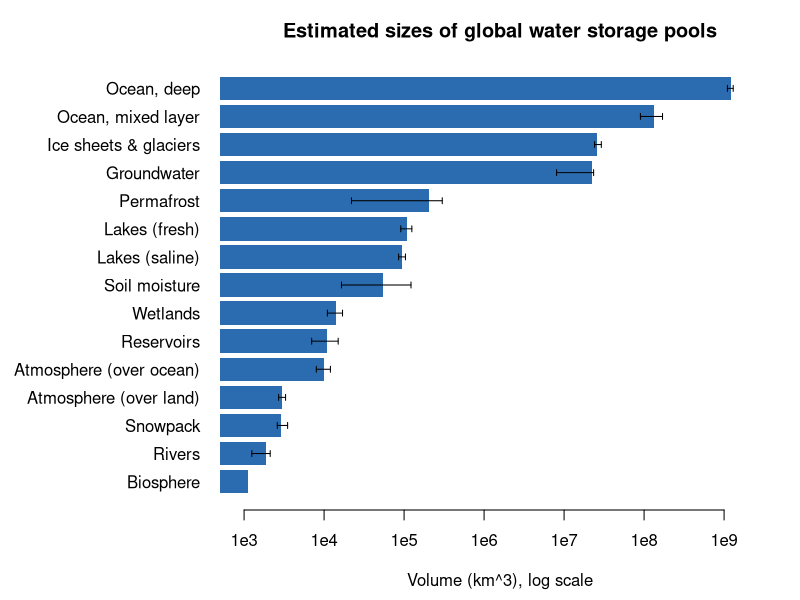

Source code (R):
# Chapter 1 - Volumes of Earth's water storage pools (Table 1.1 as a log-scale bar chart)
# Data: Table 1.1 of the Chapter 1 draft (volume and range of reported values, km^3)
pools <- data.frame(
  name = c("Ocean, deep","Ocean, mixed layer","Ice sheets & glaciers","Groundwater","Permafrost",
           "Lakes (fresh)","Lakes (saline)","Soil moisture","Wetlands","Reservoirs",
           "Atmosphere (over ocean)","Atmosphere (over land)","Snowpack","Rivers","Biosphere"),
  vol  = c(1206e6,134e6,25.8e6,22.6e6,207e3,108e3,94.7e3,54.1e3,14.1e3,10.8e3,10e3,3e3,2.9e3,1.9e3,1.12e3),
  lo   = c(1100e6,90e6,24.064e6,8.06e6,22e3,91e3,85.4e3,16.5e3,11e3,7e3,8e3,2.7e3,2.6e3,1.25e3,NA),
  hi   = c(1300e6,170e6,29.2e6,23.4e6,300e3,125e3,104e3,122e3,17e3,15e3,12e3,3.3e3,3.5e3,2.12e3,NA)
)  # saline-lake low value: draft table reads "85,4000"; assumed 85,400
n <- nrow(pools)
png("figure_r.png", width = 1200, height = 900, res = 150)
par(mar = c(4.5, 11, 3, 1))
y <- barplot(rev(pools$vol), horiz = TRUE, log = "x", col = "#2b6cb0", border = NA,
             xlim = c(500, 5e9), names.arg = rev(pools$name), las = 1, xaxt = "n",
             xlab = "Volume (km^3), log scale", main = "Estimated sizes of global water storage pools")
axis(1, at = 10^(3:9), labels = c("1e3","1e4","1e5","1e6","1e7","1e8","1e9"))
ok <- !is.na(pools$lo)
arrows(rev(pools$lo)[rev(ok)], y[rev(ok)], rev(pools$hi)[rev(ok)], y[rev(ok)],
       angle = 90, code = 3, length = 0.03)
dev.off()
